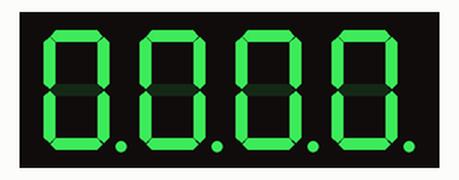
This program was run on a simulated ESP32 board running MicroPython. Parts: 4-digit seven-segment display. The segment pins are drawn as the display they are named for.

Above: at 0.1 s.
At 3.8 s:
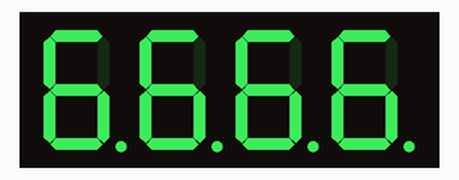
At 8.2 s:
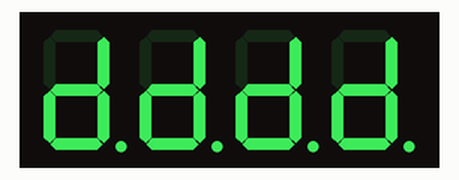
At 16.8 s:
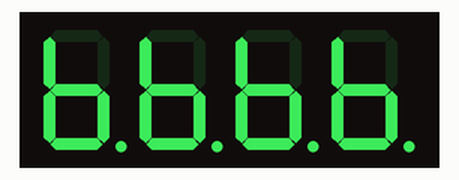
At 27.4 s:
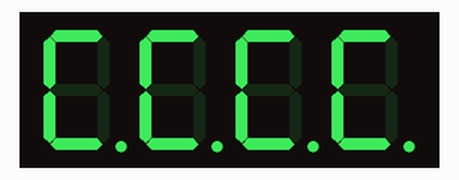
At 39.2 s:
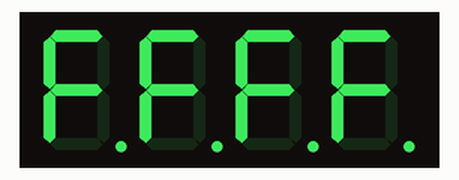

Measured:
- what the display in image 0 shows lasts 0.6 s, from 0.1 s to 0.7 s
- what the display in image 3 shows lasts 0.7 s, from 16.8 s to 17.5 s

The program:

main.py
```python
from machine import Pin
import time

# Segment pins (a,b,c,d,e,f,g)
segments = [
    Pin(12, Pin.OUT),
    Pin(13, Pin.OUT),
    Pin(14, Pin.OUT),
    Pin(25, Pin.OUT),
    Pin(26, Pin.OUT),
    Pin(27, Pin.OUT),
    Pin(32, Pin.OUT),
    Pin(33,Pin.OUT)
]

# Digit control pins (transistors)
digits = [
    Pin(23, Pin.OUT),
    Pin(19, Pin.OUT),
    Pin(18, Pin.OUT),
    Pin(5, Pin.OUT)
]

# Hexadecimal patterns for Common Anode
hex_patterns = [
[0,0,0,0,0,0,1,1], #0
[1,0,0,1,1,1,1,1], #1
[0,0,1,0,0,1,0,1], #2
[0,0,0,0,1,1,0,1], #3
[1,0,0,1,1,0,0,1], #4
[0,1,0,0,1,0,0,1], #5
[0,1,0,0,0,0,0,1], #6
[0,0,0,1,1,1,1,1], #7
[0,0,0,0,0,0,0,1], #8
[0,0,0,0,1,0,0,1], #9
[0,0,0,1,0,0,0,1], #A
[1,1,0,0,0,0,0,1], #b
[0,1,1,0,0,0,1,1], #C
[1,0,0,0,0,1,0,1], #d
[0,1,1,0,0,0,0,1], #E
[0,1,1,1,0,0,0,1]  #F
]

def show_digit(value):
    pattern = hex_patterns[value]
    for i in range(7):
        segments[i].value(pattern[i])

while True:

    for num in range(16):   # 0 → F

        for _ in range(30):

            for i in range(4):

                # turn OFF all digits
                for d in digits:
                    d.value(0)

                show_digit(num)

                # turn ON selected digit
                digits[i].value(1)

                time.sleep_ms(5)
```
